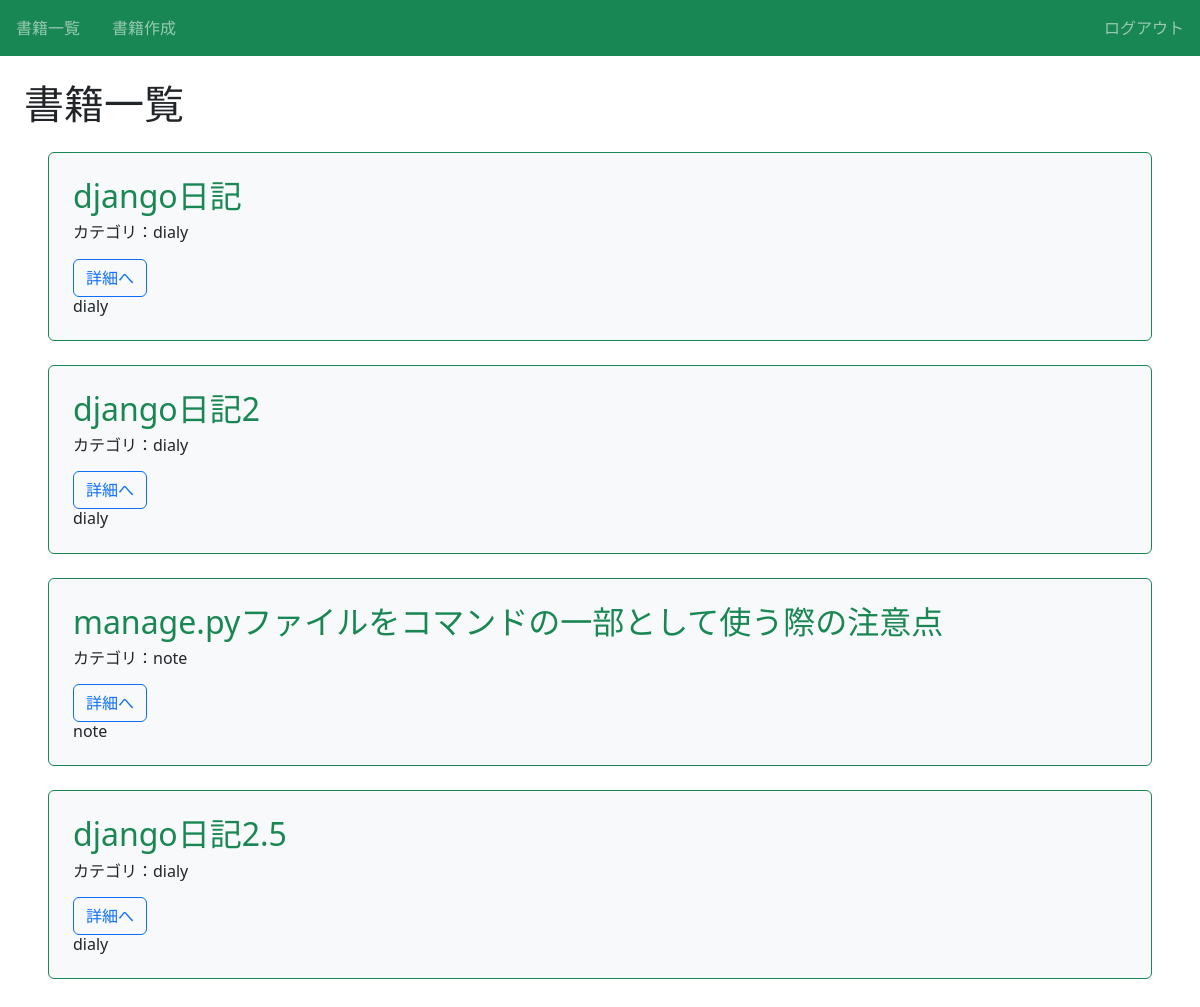
Page /book/ (signed in) on the committed database.
### book/models.py (models this page shows)
class Book(models.Model):
  title = models.CharField(max_length=100)
  text = models.TextField()
  thumbnail = models.ImageField(null=True,blank=True)
  category = models.CharField(
    max_length=100,
    choices = CATEGORY
  )
  user = models.ForeignKey('auth.User',on_delete=models.CASCADE)

### book/views.py (the view)
# urls.py: path('book/', views.ListBookView.as_view(),name='list-book'),
class ListBookView(LoginRequiredMixin,ListView):
  template_name ='book_list.html'
  model = Book
  paginate_by = ITEM_PER_PAGE

### book/templates/book_list.html (shortened to what this page needs)
<!doctype html>
<html lang="en">
  <head>
    <link href="https://cdn.jsdelivr.net/npm/bootstrap@5.3.0/dist/css/bootstrap.min.css" rel="stylesheet">
  </head>
  <body>
    {%extends 'base.html'%}
    {%block h1%}書籍一覧{%endblock%}
    {%block content%}
    {% for item in object_list%}
    <div class="p-4 m-4 bg-light border border-success rounded">
      <h2 class="text-success">{{ item.title }}</h2>
      <h6>カテゴリ：{{item.category}}</h6>
      <div class="mt-3">
        <a href="{% url 'detail-book' item.pk%}" class="btn btn-outline-primary">詳細へ</a>
        <h6 class="card-title">{{item.category}}</h6>
      </div>
    </div>
    {%endfor%}
    {%endblock content%}

### templates/base.html (shortened to what this page needs)
{%load static%}
<!doctype html>
<html lang="en">
  <head>
    <link href="https://cdn.jsdelivr.net/npm/bootstrap@5.3.0/dist/css/bootstrap.min.css" rel="stylesheet">
    <link rel="stylesheet" type="text/css" href="{%static 'book/css/style.css'%}">
  </head>
  <body>
    <nav class="navbar navbar-dark bg-success sticky-top">
      <div class="navbar-nav d-flex flex-row">
        <a class="nav-link mx-3" href="{%url 'list-book'%}">書籍一覧</a>
        <a class="nav-link mx-3" href="{%url 'create-book'%}">書籍作成</a>
      </div>
      <div class="navbar-nav d-flex flex-row">
        {%if request.user.is_authenticated%}
          <a class="nav-link mx-3" href="{%url 'accounts:logout'%}">ログアウト</a>
        {%else%}
          <a class="nav-link mx-3" href="{%url 'accounts:login'%}">ログイン</a>
          <a class="nav-link mx-3" href="{%url 'accounts:signup'%}">会員登録</a>
        {%endif%}
      </div>
    </nav>
    <div class="p-4">
      <h1>{%block h1%}{%endblock%}</h1>
      {%block content%}{%endblock content%}
    </div>
  </body>
</html>

### book/static/book/css/style.css (style rules this page uses)
a { text-decoration: none; }

### rows in the picture
Book: title "django日記", category "dialy"
Book: title "django日記2", category "dialy"
Book: title "manage.pyファイルをコマンドの一部として使う際の注意点", category "note"
Book: title "django日記2.5", category "dialy"
